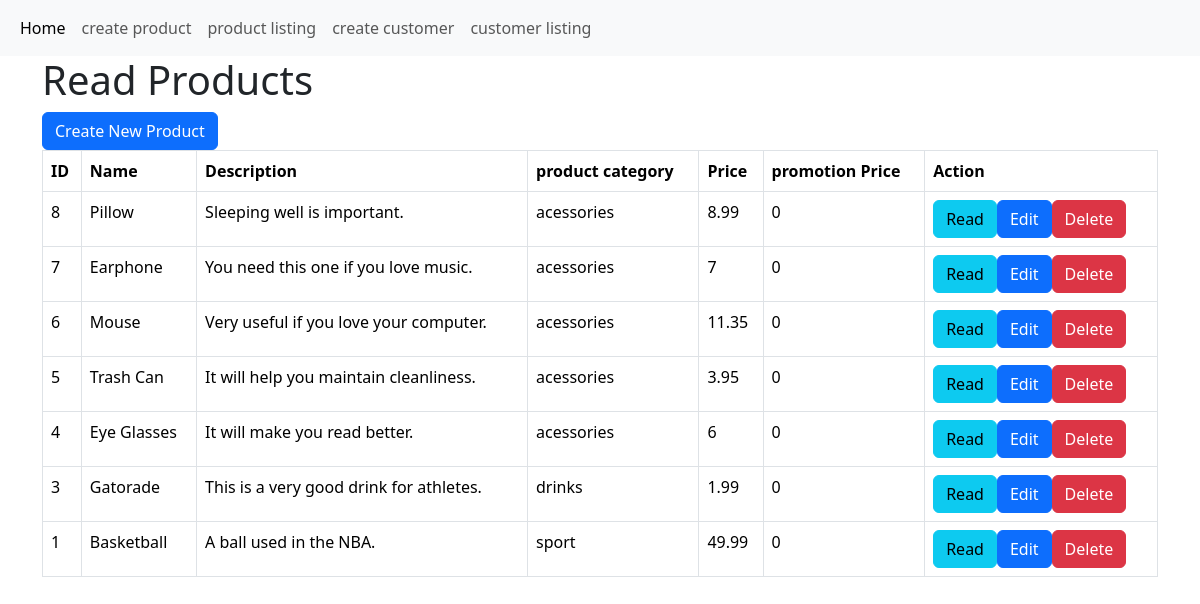
The page /product_listing.php on the database as committed earlier.
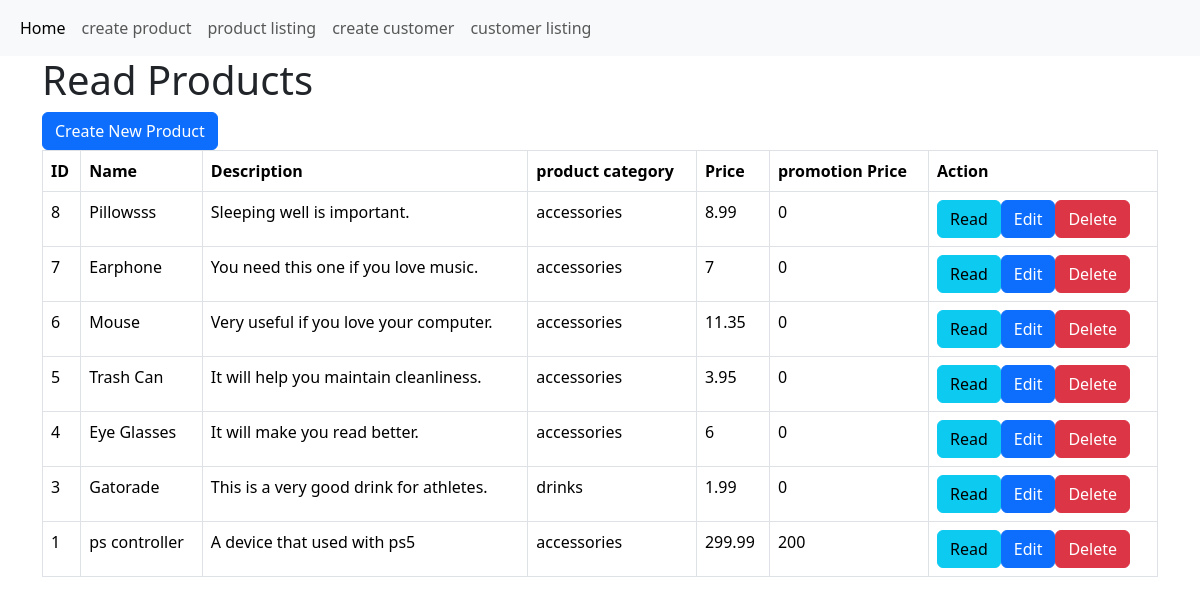
The same page on the database as committed later.
### tables this page shows
CREATE TABLE IF NOT EXISTS `products` (
  `id` int(11) NOT NULL AUTO_INCREMENT,
  `name` varchar(128) NOT NULL,
  `description` text NOT NULL,
  `product_cat` varchar(20) NOT NULL,
  `price` double NOT NULL,
  `promotion_price` double NOT NULL,
  `manufacture_date` date DEFAULT NULL,
  `expired_date` date DEFAULT NULL,
  PRIMARY KEY (`id`)
);

CREATE TABLE IF NOT EXISTS `product_cat` (
  `product_cat_id` int(11) NOT NULL,
  `product_cat_name` varchar(20) NOT NULL,
  `product_cat_description` text NOT NULL,
  PRIMARY KEY (`product_cat_id`)
);

### product_listing.php (the view, shortened to what this page needs)
<!DOCTYPE HTML>
<html>
    <?php include 'menu.php'?>
<head>
    <link href="https://cdn.jsdelivr.net/npm/bootstrap@5.3.3/dist/css/bootstrap.min.css" rel="stylesheet">
</head>
<body>
    <div class="container">
        <div class="page-header">
            <h1>Read Products</h1>
        </div>
        <?php
include 'config/database.php';
$query = "SELECT * FROM products INNER JOIN product_cat on products.product_cat=product_cat.product_cat_id ORDER BY id DESC";
$stmt = $con->prepare($query);
$stmt->execute();
$num = $stmt->rowCount();
echo "<a href='product_create.php' class='btn btn-primary m-b-1em'>Create New Product</a>";
if($num>0){
    echo "<table class='table table-hover table-responsive table-bordered'>";
    echo "<tr>";
        echo "<th>ID</th>";
        echo "<th>Name</th>";
        echo "<th>Description</th>";
        echo "<th>product category</th>";
        echo "<th>Price</th>";
        echo "<th>promotion Price</th>";
        echo "<th>Action</th>";
    echo "</tr>";
while ($row = $stmt->fetch(PDO::FETCH_ASSOC)){
    extract($row);
    echo "<tr>";
        echo "<td>{$id}</td>";
        echo "<td>{$name}</td>";
        echo "<td>{$description}</td>";
        echo "<td>{$product_cat_name}</td>";
        echo "<td>{$price}</td>";
        echo "<td>{$promotion_price}</td>";
        echo "<td>";
            echo "<a href='product_details.php?id={$id}' class='btn btn-info m-r-1em'>Read</a>";
            echo "<a href='product_update.php?id={$id}' class='btn btn-primary m-r-1em'>Edit</a>";
            echo "<a href='#' onclick='delete_user({$id});'  class='btn btn-danger'>Delete</a>";
        echo "</td>";
    echo "</tr>";
}
echo "</table>";
}
else{
    echo "<div class='alert alert-danger'>No records found.</div>";
}
?>
    </div>
</body>
</html>

### menu.php (shortened to what this page needs)
<!DOCTYPE HTML>
<html>
<nav class="navbar navbar-expand-lg bg-body-tertiary">
  <div class="container-fluid">
    <div class="collapse navbar-collapse" id="navbarNavAltMarkup">
      <div class="navbar-nav">
        <a class="nav-link active" aria-current="page" href="#">Home</a>
        <a class="nav-link" href="product_create.php">create product</a>
        <a class="nav-link" href="product_listing">product listing</a>
        <a class="nav-link" href="customer_create.php">create customer</a>
        <a class="nav-link" href="customer_listing.php">customer listing</a>
      </div>
    </div>
  </div>
</nav>
</html>

Rows that differ between the two databases and show on the page:
changed products "Sleeping well is important.": name "Pillow" → "Pillowsss"; product_cat.product_cat_name "acessories" → "accessories"
changed products "Earphone": product_cat.product_cat_name "acessories" → "accessories"
changed products "Mouse": product_cat.product_cat_name "acessories" → "accessories"
changed products "Trash Can": product_cat.product_cat_name "acessories" → "accessories"
changed products "Eye Glasses": product_cat.product_cat_name "acessories" → "accessories"
changed products id 1: name "Basketball" → "ps controller"; description "A ball used in the NBA." → "A device that used with ps5"; product_cat.product_cat_name "sport" → "accessories"; price "49.99" → "299.99"; promotion_price "0" → "200"
